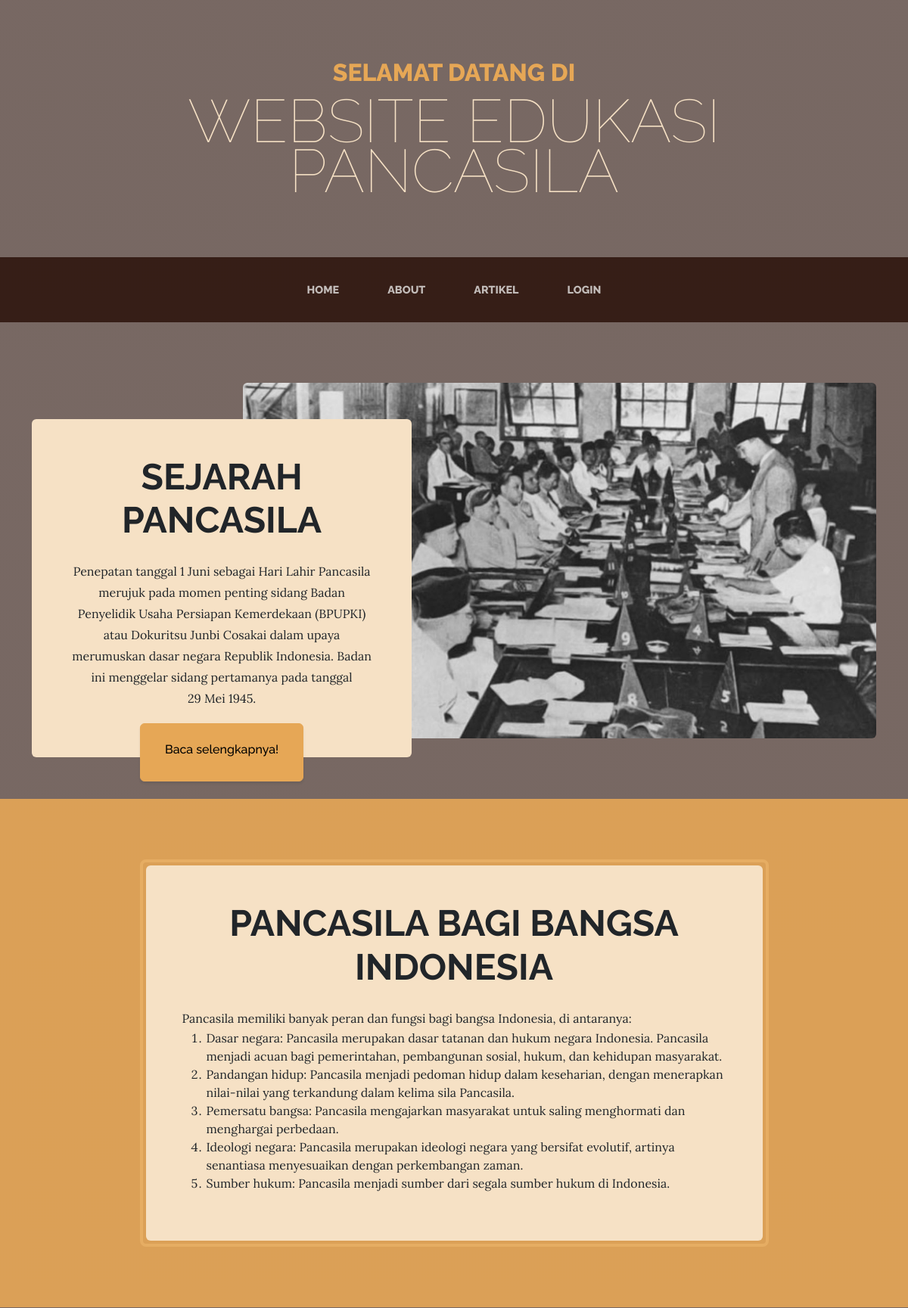
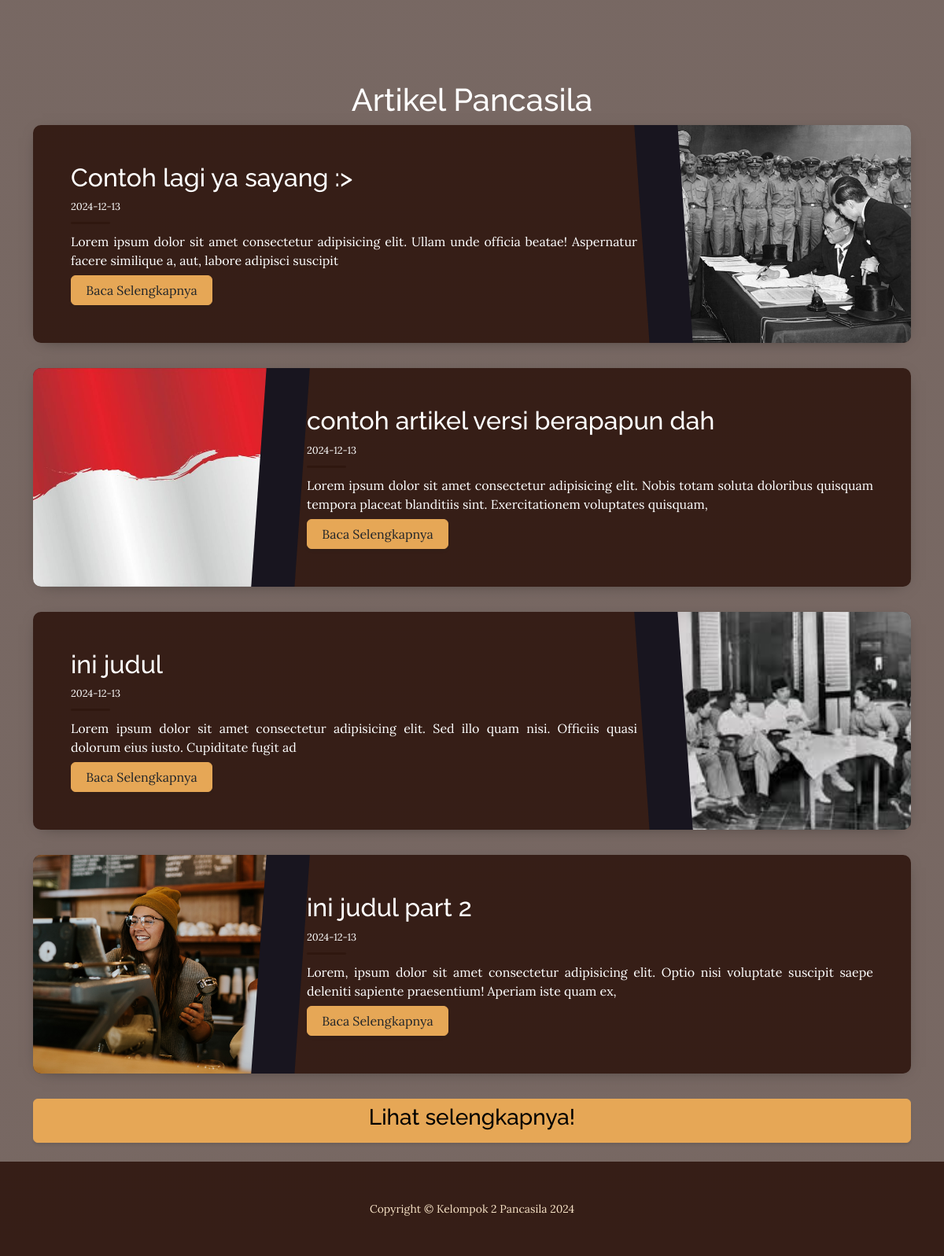
The page / on the database its author committed (2 pictures, top to bottom).
### tables this page shows
CREATE TABLE `artikel` (
  `id_artikel` int(11) NOT NULL,
  `judul_artikel` varchar(255) NOT NULL,
  `isi_artikel` text NOT NULL,
  `tgl_dibuat` date DEFAULT NULL,
  `heroImg` varchar(255) NOT NULL
);

### index.php (the view, shortened to what this page needs)
<?php
include "login/koneksi.php";
$query = mysqli_query($koneksi, "SELECT * FROM artikel ORDER BY tgl_dibuat DESC LIMIT 4");
?>
<!DOCTYPE html>
<html lang="en">
    <head>
        <link href="css/styles.css" rel="stylesheet"/>
        <link rel="stylesheet" href="css/card.css">
    </head>
    <body>
        <header>
            <h1 class="site-heading text-center text-faded d-none d-lg-block">
                <span class="site-heading-upper text-primary mb-3">Selamat Datang Di</span>
                <span class="site-heading-lower">Website Edukasi <br> Pancasila</span>
            </h1>
        </header>
        <nav class="navbar navbar-expand-lg navbar-dark py-lg-4" id="mainNav">
            <div class="container">
                <div class="collapse navbar-collapse" id="navbarSupportedContent">
                    <ul class="navbar-nav mx-auto">
                        <li class="nav-item px-lg-4"><a class="nav-link text-uppercase" href="index.php">Home</a></li>
                        <li class="nav-item px-lg-4"><a class="nav-link text-uppercase" href="about.php">About</a></li>
                        <li class="nav-item px-lg-4"><a class="nav-link text-uppercase" href="artikel.php">Artikel</a></li>
                        <li class="nav-item px-lg-4"><a class="nav-link text-uppercase" href="login/login.php">Login</a></li>
                    </ul>
                </div>
            </div>
        </nav>
        <section class="page-section clearfix">
            <div class="container">
                <div class="intro">
                    <img class="intro-img img-fluid mb-3 mb-lg-0 rounded" src="assets/img/sejarah.jpg" alt="..." />
                    <div class="intro-text left-0 text-center bg-faded p-5 rounded">
                        <h2 class="section-heading mb-4">
                            <span class="section-heading-lower fw-bold">Sejarah Pancasila</span>
                        </h2>
                        <p class="mb-3">Penepatan tanggal 1 Juni sebagai Hari Lahir Pancasila merujuk pada momen penting sidang Badan Penyelidik Usaha Persiapan Kemerdekaan (BPUPKI) atau Dokuritsu Junbi Cosakai dalam upaya merumuskan dasar negara Republik Indonesia. Badan ini menggelar sidang pertamanya pada tanggal <br> 29 Mei 1945.</p>
                        <div class="intro-button mx-auto"><a class="btn btn-primary btn-xl btn-header" href="#!"><h6>Baca selengkapnya!</h6></a></div>
                    </div>
                </div>
            </div>
        </section>
        <section class="page-section cta">
            <div class="container">
                <div class="row">
                    <div class="col-xl-9 mx-auto">
                        <div class="cta-inner bg-faded rounded">
                            <h2 class="section-heading text-center mb-4">
                                <span class="section-heading-lower fw-bold">Pancasila Bagi Bangsa Indonesia</span>
                            </h2>
                            <p class="mb-0">Pancasila memiliki banyak peran dan fungsi bagi bangsa Indonesia, di antaranya: </p>
                            <ol>
                                <li>Dasar negara: Pancasila merupakan dasar tatanan dan hukum negara Indonesia. Pancasila menjadi acuan bagi pemerintahan, pembangunan sosial, hukum, dan kehidupan masyarakat.</li>
                                <li>Pandangan hidup: Pancasila menjadi pedoman hidup dalam keseharian, dengan menerapkan nilai-nilai yang terkandung dalam kelima sila Pancasila.</li>
                                <li>Pemersatu bangsa: Pancasila mengajarkan masyarakat untuk saling menghormati dan menghargai perbedaan.</li>
                                <li> Ideologi negara: Pancasila merupakan ideologi negara yang bersifat evolutif, artinya senantiasa menyesuaikan dengan perkembangan zaman.</li>
                                <li>Sumber hukum: Pancasila menjadi sumber dari segala sumber hukum di Indonesia.</li>
                            </ol>
                        </div>
                    </div>
                </div>
            </div>
        </section>
        <section class="dark">
            <div class="container py-4">
                <h1 class="h1 text-center text-white">Artikel Pancasila</h1>
                <?php
                while($row = mysqli_fetch_assoc($query)):
                    $artikel = $row['isi_artikel'];
                    $kataArtikel = explode(' ', $artikel);
                    $batasKata = array_slice($kataArtikel, 0, 20);
                    $artikelDibatasi = implode(' ', $batasKata);
                ?>
                <article class="postcard dark blue">
                    <a class="postcard__img_link" href="#">
                        <img class="postcard__img" src="assets/img/Artikel Image/<?= $row['heroImg'] ?>" alt="Image Title" />
                    </a>
                    <div class="postcard__text">
                        <h1 class="postcard__title blue"><a href="baca-artikel.php?id=<?= $row['id_artikel'] ?>"><?= $row['judul_artikel'] ?></a></h1>
                        <div class="postcard__subtitle small">
                            <time datetime="2020-05-25 12:00:00">
                                <i class="fas fa-calendar-alt mr-2"></i><?= $row['tgl_dibuat'] ?>
                            </time>
                        </div>
                        <div class="postcard__bar"></div>
                        <div class="postcard__preview-txt"><?= $artikelDibatasi ?></div>
                        <a href="baca-artikel.php?id=<?= $row['id_artikel'] ?>" class="btn btn-primary btn-md w-25 text-dark btn-text">Baca Selengkapnya</a>
                    </div>
                </article>
                <?php endwhile; ?>
                <a class="btn btn-primary btn-md btn-footer d-flex justify-content-center fw-bold" href="artikel.php"><h3>Lihat selengkapnya!</h3></a>
            </div>
        </section>
        <footer class="footer text-faded text-center py-5">
            <div class="container"><p class="m-0 small">Copyright &copy; Kelompok 2 Pancasila 2024</p></div>
        </footer>
    </body>
</html>

### css/card.css (style rules this page uses)
body { font-family: "Baloo 2", cursive; font-size: 16px; color: #ffffff; text-rendering: optimizeLegibility; font-weight: initial; }
.dark { background: transparent; }
a, a:hover { text-decoration: none; transition: color 0.3s ease-in-out; }
@media screen and (min-width: 1024px) { .postcard__text { padding: 2rem 3.5rem; } }
@media screen and (min-width: 1024px) { .postcard__text:before { content: ""; position: absolute; display: block; top: -20%; height: 130%; width: 55px; } }
.blue .postcard__bar { background-color: $main-blue; }
.blue::before { background-image: linear-gradient(-30deg, $main-blue-rgb-015, transparent 50%); }
.blue:nth-child(2n)::before { background-image: linear-gradient(30deg, $main-blue-rgb-015, transparent 50%); }
@media screen and (min-width: 769px) { .blue::before { background-image: linear-gradient( -80deg, $main-blue-rgb-015, transparent 50% ); } }
@media screen and (min-width: 769px) { .blue:nth-child(2n)::before { background-image: linear-gradient(80deg, $main-blue-rgb-015, transparent 50%); } }

### rows shown on the page
artikel: heroImg (picture), judul_artikel "Contoh lagi ya sayang :>", tgl_dibuat "2024-12-13", artikelDibatasi "Lorem ipsum dolor sit amet consectetur adipisicing elit. Ullam unde officia beatae! Aspernatur facere similique a, aut, labore adipisci suscipit"
artikel: heroImg (picture), judul_artikel "contoh artikel versi berapapun dah", tgl_dibuat "2024-12-13", artikelDibatasi "Lorem ipsum dolor sit amet consectetur adipisicing elit. Nobis totam soluta doloribus quisquam tempora placeat blanditiis sint. Exercitationem voluptates quisquam,"
artikel: heroImg (picture), judul_artikel "ini judul", tgl_dibuat "2024-12-13", artikelDibatasi "Lorem ipsum dolor sit amet consectetur adipisicing elit. Sed illo quam nisi. Officiis quasi dolorum eius iusto. Cupiditate fugit ad"
artikel: heroImg (picture), judul_artikel "ini judul part 2", tgl_dibuat "2024-12-13", artikelDibatasi "Lorem, ipsum dolor sit amet consectetur adipisicing elit. Optio nisi voluptate suscipit saepe deleniti sapiente praesentium! Aperiam iste quam ex,"
